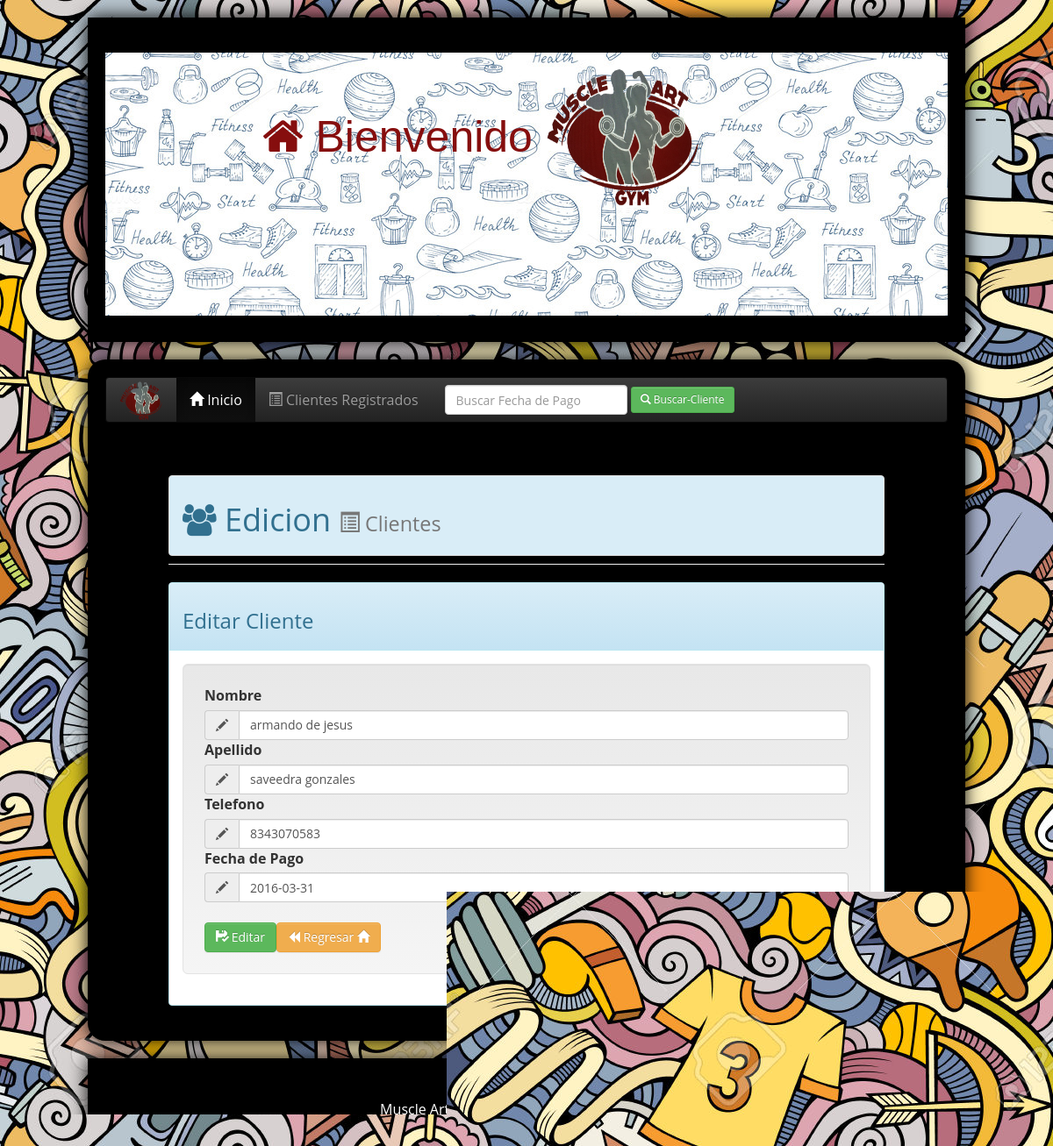
The app's page /editar.php?id=6 with its own data.
### tables this page shows
CREATE TABLE `cliente_gym` (
  `id_cliente` int(11) NOT NULL,
  `nombre_cliente` varchar(150) NOT NULL,
  `apellido_cliente` varchar(150) NOT NULL,
  `telefono_cliente` varchar(100) NOT NULL,
  `fecha_pago` date NOT NULL,
  `ruta` varchar(150) NOT NULL
);

### php/funciones.php (called while the page is built, shortened)
<?php
function getParam($param, $default) {
	$result = $default;
	if (isset($param)) {
  		$result = (get_magic_quotes_gpc()) ? $param : addslashes($param);
	}
	return $result;
}
function sqlValue($value, $type) {
  $value = get_magic_quotes_gpc() ? stripslashes($value) : $value;
  $value = function_exists("mysql_real_escape_string") ? mysql_real_escape_string($value) : mysql_escape_string($value);
  switch ($type) {
    case "int":
      $value = ($value != "") ? intval($value) : "NULL";
      break;
  }
  return $value;
}
?>

### php/edita_datos.php (called while the page is built, shortened)
<?php
$conexion = mysql_connect("localhost","gym") or die ("No se pudo conectar al servidor de BD");
require("funciones.php");
$idcliente = getParam($_GET["id"], "-1");
$sql = "SELECT * FROM  cliente_gym WHERE id_cliente = ".sqlValue($idcliente, "int");
$queEmp = mysql_query($sql, $conexion);
$rsEmp = mysql_fetch_assoc($queEmp);
?>

### editar.php (the view, shortened to what this page needs)
<?php include("php/edita_datos.php");?>
<!DOCTYPE html>
<html lang="es">
<head>
    <link  href = "dist/css/bootstrap.min.css"  rel = "stylesheet" >
	<link rel="stylesheet" href="dist/css/bootstrap-theme.min.css">
	<link href="dist/css/bootstrap.css" rel="stylesheet">
   	<link rel="stylesheet" href="https://maxcdn.bootstrapcdn.com/font-awesome/4.5.0/css/font-awesome.min.css">
    <link rel="stylesheet" type="text/css" href="style.css">
    <link rel="stylesheet" href="css/jquery-ui.css">
</head>
<body>
<div class="contenido2">
	<header >
			<div class="colorsito">
					<nav>
 						<div id="logo">
								<p><i class="fa fa-home"></i> Bienvenido
								<img  src="images/gym.png"></p>
						</div>
					</nav>
			 </div>
	</header>
	</div>
<div class="contenido">
<nav class="navbar navbar-inverse">
  <div class="container-fluid">
    <div class="navbar-header">
      <a class="navbar-brand" ><img class="img-nav" src="images/gym.png"></a>
    </div>
    <div class="collapse navbar-collapse" id="bs-example-navbar-collapse-1">
      <ul class="nav navbar-nav">
        <li class="active"><a href="index.php"><span type="submit" class="glyphicon glyphicon-home" aria-hidden="true"></span> Inicio <span class="sr-only">(current)</span></a></li>
        <li><a href="clientes.php"><span type="submit" class="glyphicon glyphicon-list-alt" aria-hidden="true"></span> Clientes Registrados</a></li>
      </ul>
    <form class="navbar-form navbar-left" action="busqueda.php" method="post" role="search">
  <div class="form-group">
    <input type="text" class="form-control"  placeholder="Buscar Fecha de Pago" name="palabra">
  </div>
  <button type="submit" onclick="if(confirm('Esta seguro de Buscar?') == false){return false;}" name="buscador" value="Buscar" class="btn btn-success btn-sm"><span type="submit" class="glyphicon glyphicon-search" aria-hidden="true"></span> Buscar-Cliente</button>
</form>
    </div>
  </div>
</nav>
<section id="main">
<section id="articles_list">
	<div class="page-header">
	<div class="list-group-item list-group-item-info">
		<h1><i class="fa fa-users"></i> Edicion <small><span class="glyphicon glyphicon-list-alt" aria-hidden="true"></span> Clientes</small></h1>
	</div>
  	</div>
  				<div class="panel panel-info">
  				 <div class="panel-heading"><h3>Editar Cliente</h3></div>
  					<div class="panel-body">
				<div class="well well-lg">
				<form method="post" role="form" action="editar.php?action=edit">
					<label for="ejemplo_email_1">Nombre</label>
					<div class="input-group">
  						<span class="input-group-addon" id="basic-addon1"><span class="glyphicon glyphicon-pencil" aria-hidden="true"></span></span>
  						<input type="text" class="form-control" id="nombre_cliente" name="nombre_cliente" value="<?php echo $rsEmp["nombre_cliente"]; ?>" required placeholder="Nombre" aria-describedby="basic-addon1">
					</div>
				<label for="ejemplo_email_1">Apellido</label>
					<div class="input-group">
  						<span class="input-group-addon" id="basic-addon1"><span class="glyphicon glyphicon-pencil" aria-hidden="true"></span></span>
  						<input type="text" class="form-control" id="apellido_cliente" name="apellido_cliente" value="<?php echo $rsEmp["apellido_cliente"]; ?>" required placeholder="Apellido" aria-describedby="basic-addon1">
					</div>
				<label for="ejemplo_email_1">Telefono</label>
				<div class="input-group">
  						<span class="input-group-addon" id="basic-addon1"><span class="glyphicon glyphicon-pencil" aria-hidden="true"></span></span>
  						<input type="text" class="form-control" id="telefono_cliente" name="telefono_cliente" value="<?php echo $rsEmp["telefono_cliente"]; ?>" required placeholder="Telefono" aria-describedby="basic-addon1">
					</div>
					<label for="ejemplo_email_1">Fecha de Pago</label>
				<div class="input-group">
  						<span class="input-group-addon" id="basic-addon1"><span class="glyphicon glyphicon-pencil" aria-hidden="true"></span></span>
  						<input type="text" class="form-control" id="datepicker" name="fecha_pago" value="<?php echo $rsEmp["fecha_pago"]; ?>" required placeholder="Fecha de pago" aria-describedby="basic-addon1">
					</div>
					<div class="input-group">
					<button type="submit" class="btn btn-success" onclick="if(confirm('Esta seguro de Editar?') == false){return false;}" ><span type="submit" class="glyphicon glyphicon-floppy-saved" aria-hidden="true"></span> Editar</button>
    				<a href="index.php"><button type="button" class="btn btn-warning" onclick="if(confirm('Esta seguro de Regresar?') == false){return false;}"><span type="submit" class="glyphicon glyphicon-backward" aria-hidden="true"></span> Regresar <span type="submit" class="glyphicon glyphicon-home" aria-hidden="true"></span></button></a>
    				</div>
				</form>
				</div>
				</div>
				</div>
</section>
</section>
</div>
		<div class="contenido3">
					<section id="copyright">
						<p  >Muscle Art GYM Copyright@ 2016 <img width="80px" height="80px" src="images/gym.png"></p>
					</section>
				</div>
</body>
</html>

### style.css (style rules this page uses)
* { margin:0px; padding:0px; }
body { background: url("images/40498920-Seamless-abstract-pattern-sports-and-fitness-background-Stock-Vector.jpg") fixed; font-size:12pt; font-family:"open sans", Arial, Helvetica, sans-serif; }
header,#main,footer { width:85%; max-width:960px; margin:0px auto; }
a { color:#bf2222; text-decoration:none; }
.colorsito { background-image: url("images/pattern-with-fitness-symbols-f.jpg"); width:1000px; height:300px; }
header { margin-top:20px; margin-bottom:20px; overflow:hidden; width:110%; }
header #logo { width:80%; float:center; }
header #logo p { font-family:'Raleway', helvetica, arial, sans-serif; font-size:5rem; font-weight:100; text-align:center; color:#860E0E; }
header #logo p img { width:180px; height:180px; }
header nav { width:70%; margin: 10px; text-align: center; display: inline-block; padding-bottom: 60px; }
#main { overflow:hidden; }
#main #articles_list { clear:both; width:100%; float:left; }
.contenido { width:1000px; margin:0 auto; border-radius:20px; padding:20px; box-shadow:0px 0px 20px rgba(0,0,0,5); background:#000; margin-top: 20px; }
.contenido2 { width:1000px; height:370px; margin:0 auto; padding:20px; box-shadow:0px 0px 20px rgba(0,0,0,5); background:#000; margin-top: 20px; color:#EEECEC; text-align:center; }
.contenido3 { width:1000px; height:100px; margin:0 auto; padding:20px; box-shadow:0px 0px 20px rgba(0,0,0,5); background:#000; margin-top: 20px; color:#ffffff; text-align:center; }
.img-nav { margin-top:-13px; width:50px; height:50px; }

### records on screen
cliente_gym: nombre_cliente "armando de jesus", apellido_cliente "saveedra gonzales", telefono_cliente "8343070583", fecha_pago "2016-03-31"
